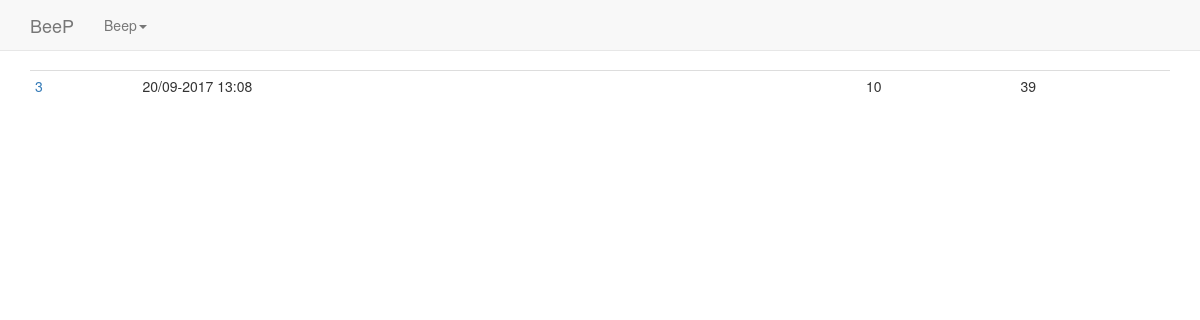
/gameround/, run on an earlier commit of the app's database.
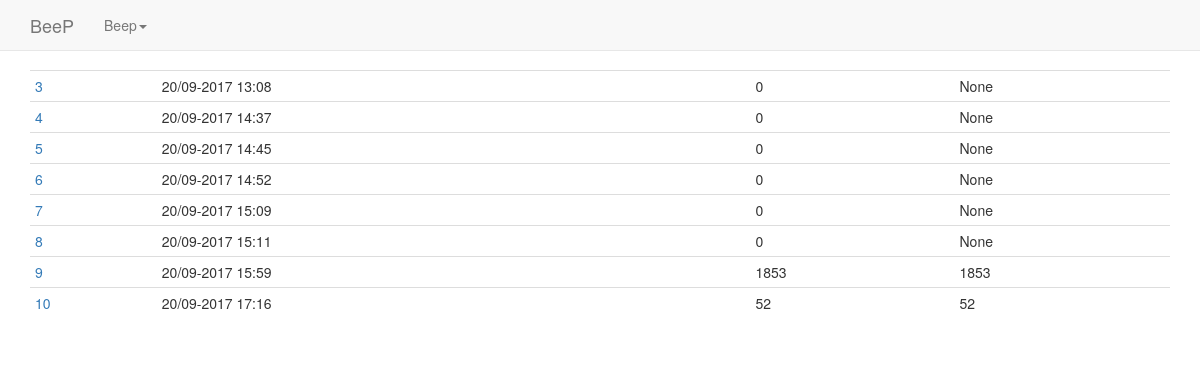
And on a later commit of the database.
### game/models.py (models this page shows)
class GameRound(models.Model):
    time_created = models.DateTimeField(auto_now_add=True, db_index=True)
    ended = models.BooleanField(default=False)
    points_goal = models.IntegerField(default=10)
    class Meta:
        ordering = ['time_created']

### game/views.py (the view)
# urls.py: url(r'^gameround/$', game.views.GameRoundList.as_view(), name='player_list'),
class GameRoundList(ListView):
    model = GameRound
    template_name = 'gameround_list.html'
    def get_queryset(self):
        return GameRound.objects.annotate(total_points=Sum('scores__points')).annotate(total_scores=Count('scores')).all()

### game/templates/gameround_list.html (shortened to what this page needs)
{% extends "base.html" %}
{% load bootstrap3 %}
{% block content %}
<table class="table table-condensed">
    {% for round in gameround_list %}
        <tr>
            {% url 'gameround_detail' pk=round.pk as gameround_detail_url %}
            <td><a href="{{ gameround_detail_url }}">{{ round.pk }}</a></td>
            <td>{{ round.time_created }}</td>
            <td>{{ round.total_scores }}</td>
            <td>{{ round.total_points }}</td>
        </tr>
    {% endfor %}
</table>
{% endblock content %}

What changed in the data, as far as the page shows it:
computed for GameRound id 3: total_scores "10" → "0"; total_points "39" → "None"
added GameRound: pk "4", time_created "20/09-2017 14:37", total_scores "0", total_points "None"
added GameRound: pk "5", time_created "20/09-2017 14:45", total_scores "0", total_points "None"
added GameRound: pk "6", time_created "20/09-2017 14:52", total_scores "0", total_points "None"
added GameRound: pk "7", time_created "20/09-2017 15:09", total_scores "0", total_points "None"
added GameRound: pk "8", time_created "20/09-2017 15:11", total_scores "0", total_points "None"
added GameRound: pk "9", time_created "20/09-2017 15:59", total_scores "1853", total_points "1853"
added GameRound: pk "10", time_created "20/09-2017 17:16", total_scores "52", total_points "52"
